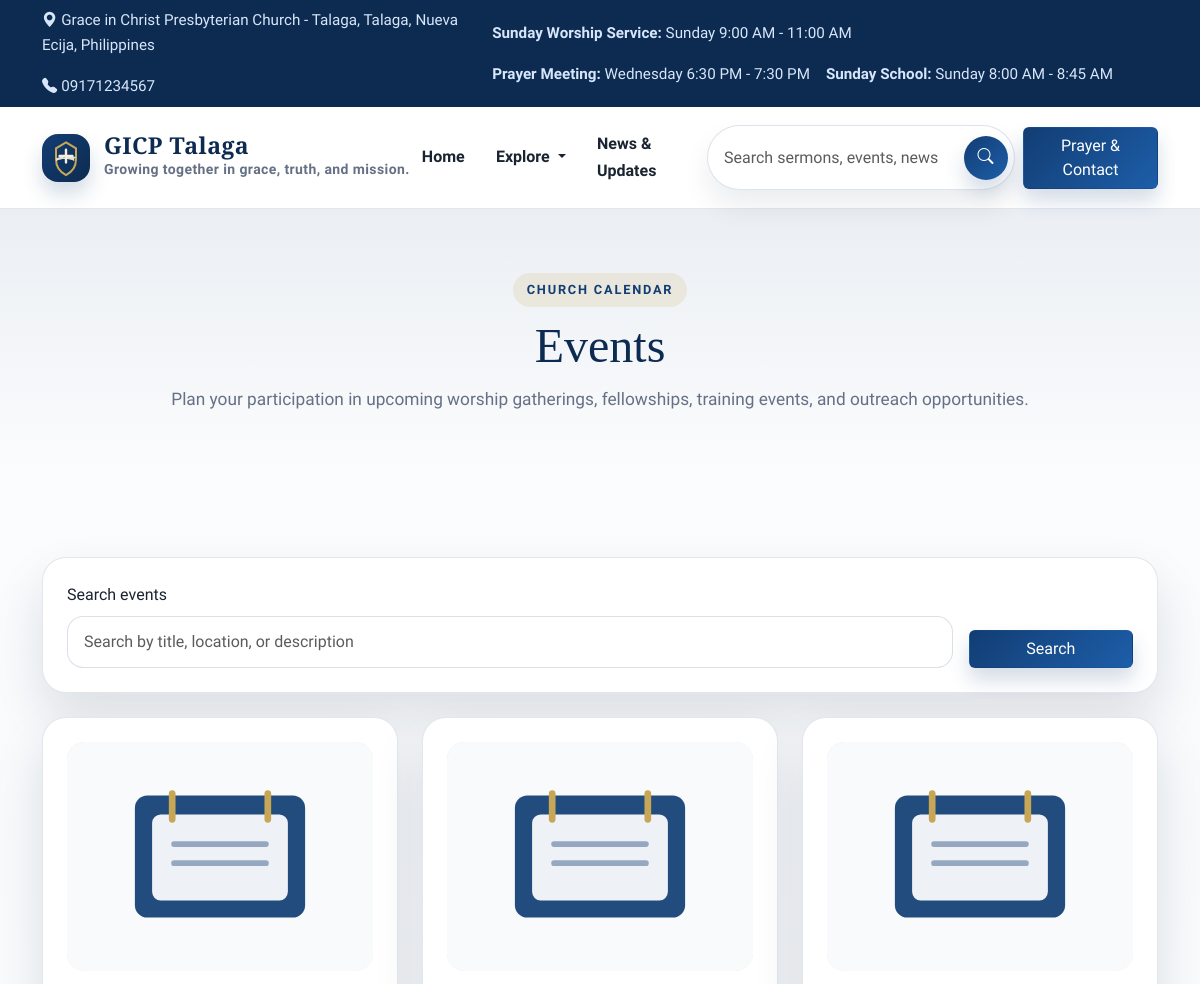
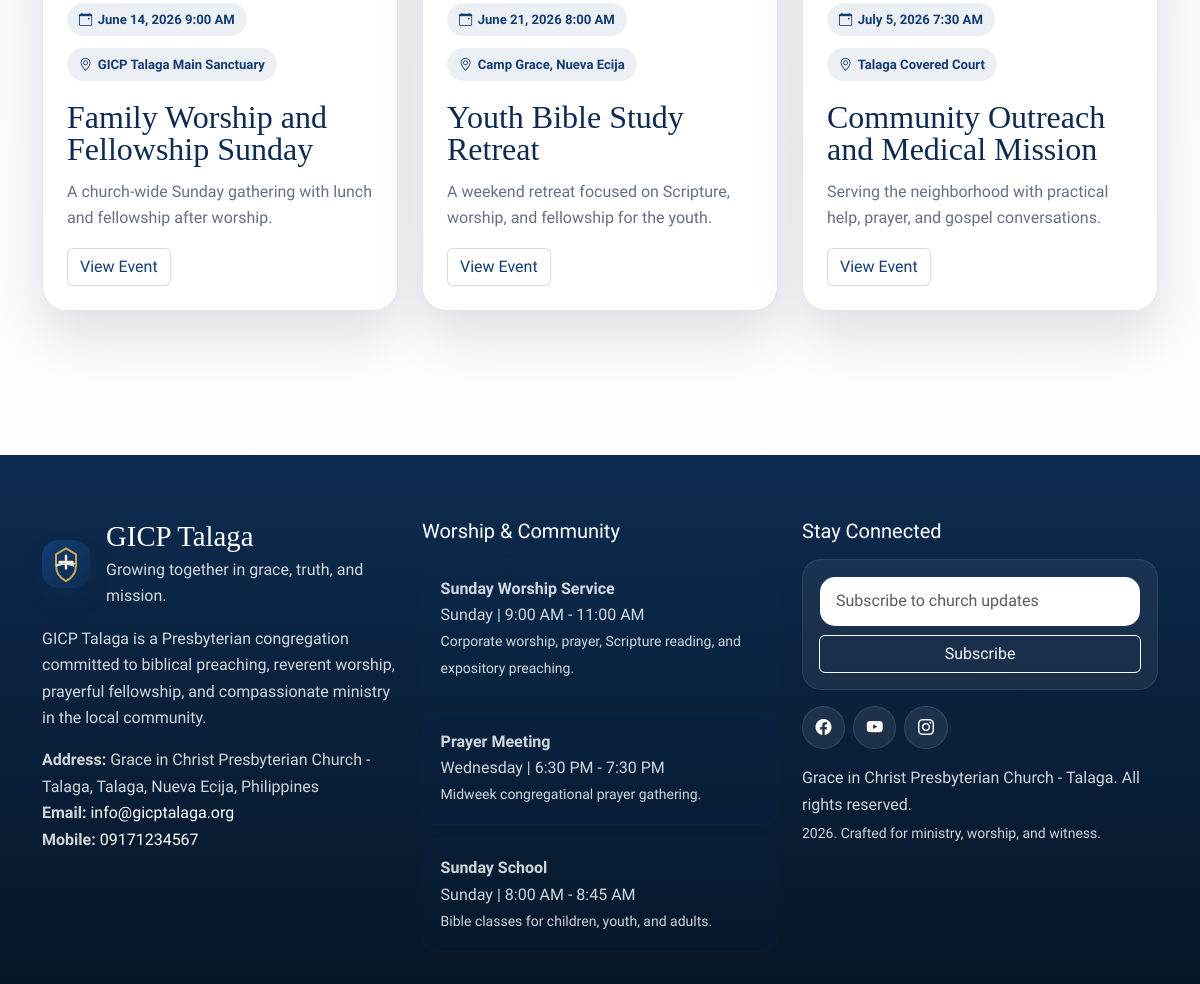
Page /index.php/site/events on the committed database (2 pictures, top to bottom).
### tables this page shows
CREATE TABLE `church_profile` (
  `id` INT UNSIGNED NOT NULL AUTO_INCREMENT,
  `church_name` VARCHAR(255) NOT NULL,
  `short_name` VARCHAR(120) NOT NULL,
  `tagline` VARCHAR(255) NULL,
  `logo` VARCHAR(255) NULL,
  `hero_image` VARCHAR(255) NULL,
  `welcome_message` LONGTEXT NULL,
  `brief_intro` LONGTEXT NULL,
  `history` LONGTEXT NULL,
  `mission` LONGTEXT NULL,
  `vision` LONGTEXT NULL,
  `core_values` LONGTEXT NULL,
  `statement_of_faith` LONGTEXT NULL,
  `address` VARCHAR(255) NULL,
  `email` VARCHAR(150) NULL,
  `mobile_number` VARCHAR(50) NULL,
  `landline` VARCHAR(50) NULL,
  `google_map_embed` LONGTEXT NULL,
  `facebook_url` VARCHAR(255) NULL,
  `youtube_url` VARCHAR(255) NULL,
  `instagram_url` VARCHAR(255) NULL,
  `prayer_cta_text` VARCHAR(255) NULL,
  `created_at` DATETIME NOT NULL,
  `updated_at` DATETIME NOT NULL,
  PRIMARY KEY (`id`)
);

CREATE TABLE `service_schedules` (
  `id` INT UNSIGNED NOT NULL AUTO_INCREMENT,
  `title` VARCHAR(150) NOT NULL,
  `day_name` VARCHAR(50) NOT NULL,
  `time_range` VARCHAR(80) NOT NULL,
  `description` VARCHAR(255) NULL,
  `display_order` INT NOT NULL DEFAULT 0,
  `is_visible` TINYINT(1) NOT NULL DEFAULT 1,
  `created_at` DATETIME NOT NULL,
  `updated_at` DATETIME NOT NULL,
  PRIMARY KEY (`id`)
);

CREATE TABLE `menu_items` (
  `id` INT UNSIGNED NOT NULL AUTO_INCREMENT,
  `label` VARCHAR(100) NOT NULL,
  `url` VARCHAR(255) NOT NULL,
  `icon` VARCHAR(80) NULL,
  `target` VARCHAR(20) NOT NULL DEFAULT '_self',
  `parent_id` INT UNSIGNED NULL,
  `sort_order` INT NOT NULL DEFAULT 0,
  `is_visible` TINYINT(1) NOT NULL DEFAULT 1,
  `created_at` DATETIME NOT NULL,
  `updated_at` DATETIME NOT NULL,
  PRIMARY KEY (`id`),
  CONSTRAINT `fk_menu_items_parent` FOREIGN KEY (`parent_id`) REFERENCES `menu_items`(`id`) ON DELETE SET NULL ON UPDATE CASCADE
);

CREATE TABLE `events` (
  `id` INT UNSIGNED NOT NULL AUTO_INCREMENT,
  `title` VARCHAR(255) NOT NULL,
  `slug` VARCHAR(200) NOT NULL,
  `summary` LONGTEXT NULL,
  `description` LONGTEXT NULL,
  `location` VARCHAR(255) NULL,
  `start_datetime` DATETIME NOT NULL,
  `end_datetime` DATETIME NULL,
  `image` VARCHAR(255) NULL,
  `registration_enabled` TINYINT(1) NOT NULL DEFAULT 0,
  `registration_limit` INT NULL,
  `is_featured` TINYINT(1) NOT NULL DEFAULT 0,
  `status` ENUM('draft', 'published', 'archived') NOT NULL DEFAULT 'published',
  `created_at` DATETIME NOT NULL,
  `updated_at` DATETIME NOT NULL,
  PRIMARY KEY (`id`),
  UNIQUE KEY `uk_events_slug` (`slug`)
);

### application/views/site/events.php (the view, shortened to what the rows shown need)
<?php
$this->load->view('site/partials/page_header', compact('title', 'lead', 'eyebrow'));
?>
<section class="section-spacing">
	<div class="container">
		<div class="row g-4">
			<?php foreach ($events as $event): ?>
				<div class="col-md-6 col-xl-4">
					<div class="content-card h-100">
						<img class="card-media" src="<?php echo media_url($event->image, 'images/placeholders/event.svg'); ?>" alt="<?php echo html_escape($event->title); ?>">
						<div class="detail-meta">
							<span class="content-badge"><i class="bi bi-calendar-event"></i><?php echo formatted_date($event->start_datetime, 'F j, Y g:i A'); ?></span>
							<span class="content-badge"><i class="bi bi-geo-alt"></i><?php echo html_escape($event->location); ?></span>
						</div>
						<h2 class="card-title"><?php echo html_escape($event->title); ?></h2>
						<p class="card-text"><?php echo excerpt($event->summary, 150); ?></p>
						<a class="btn btn-outline-church" href="<?php echo site_url('events/'.$event->slug); ?>">View Event</a>
					</div>
				</div>
			<?php endforeach; ?>
		</div>
	</div>
</section>

### application/views/site/layout/header.php (shortened to what the rows shown need)
<!doctype html>
<html lang="en">
<head>
	<link href="https://cdn.jsdelivr.net/npm/bootstrap@5.3.3/dist/css/bootstrap.min.css" rel="stylesheet">
	<link href="https://cdn.jsdelivr.net/npm/bootstrap-icons@1.11.3/font/bootstrap-icons.css" rel="stylesheet">
	<link rel="stylesheet" href="<?php echo asset_url('css/site.css'); ?>">
</head>
<body>
<div class="site-topbar py-2">
	<div class="container d-flex flex-column flex-lg-row justify-content-between gap-2 align-items-lg-center">
		<div class="d-flex flex-wrap gap-3">
			<span><i class="bi bi-geo-alt-fill me-1"></i><?php echo html_escape($church_profile->address); ?></span>
			<span><i class="bi bi-telephone-fill me-1"></i><?php echo html_escape($church_profile->mobile_number); ?></span>
		</div>
		<div class="d-flex flex-wrap gap-3 align-items-center">
			<?php foreach ($service_schedules as $schedule): ?>
				<span><strong><?php echo html_escape($schedule->title); ?>:</strong> <?php echo html_escape($schedule->day_name.' '.$schedule->time_range); ?></span>
			<?php endforeach; ?>
		</div>
	</div>
</div>
<nav class="navbar navbar-expand-xl sticky-top">
	<div class="container">
		<?php
		$dropdown_urls = array('about-us', 'pastors', 'ministries', 'sermons', 'events', 'gallery', 'contact');
		$dropdown_items = array();
		$dropdown_active = FALSE;
		foreach ($menu_items as $menu_item)
		{
			if (in_array(trim($menu_item->url, '/'), $dropdown_urls, TRUE))
			{
				$dropdown_items[] = $menu_item;
			}
		}
		?>
		<a class="navbar-brand" href="<?php echo base_url(); ?>">
			<img class="brand-mark" src="<?php echo media_url($church_profile->logo, 'images/logo.svg'); ?>" alt="<?php echo html_escape($church_profile->short_name); ?> logo">
			<span>
				<span class="brand-title d-block"><?php echo html_escape($church_profile->short_name); ?></span>
				<span class="brand-subtitle d-block"><?php echo html_escape($church_profile->tagline); ?></span>
			</span>
		</a>
		<div class="collapse navbar-collapse" id="siteNav">
			<ul class="navbar-nav ms-auto align-items-xl-center gap-xl-1 mb-3 mb-xl-0">
				<?php $dropdown_rendered = FALSE; ?>
				<?php foreach ($menu_items as $menu_item): ?>
					<?php if (in_array(trim($menu_item->url, '/'), $dropdown_urls, TRUE)): ?>
						<?php if (!$dropdown_rendered && !empty($dropdown_items)): ?>
							<li class="nav-item dropdown">
								<a class="nav-link dropdown-toggle <?php echo $dropdown_active ? 'active' : ''; ?>" href="#" id="headerExploreDropdown" role="button" data-bs-toggle="dropdown" aria-expanded="false">
									Explore
								</a>
							</li>
							<?php $dropdown_rendered = TRUE; ?>
						<?php endif; ?>
						<?php continue; ?>
					<?php endif; ?>
					<li class="nav-item">
						<a class="nav-link <?php echo is_active_menu($menu_item->url); ?>" target="<?php echo html_escape($menu_item->target); ?>" href="<?php echo base_url(ltrim($menu_item->url, '/')); ?>"><?php echo html_escape($menu_item->label); ?></a>
					</li>
				<?php endforeach; ?>
			</ul>
		</div>
	</div>
</nav>
<main id="main-content">

### application/views/site/partials/page_header.php
<section class="page-hero">
	<div class="container">
		<div class="row justify-content-center">
			<div class="col-lg-10 text-center">
				<span class="eyebrow"><?php echo isset($eyebrow) ? html_escape($eyebrow) : 'Grace in Christ Presbyterian Church'; ?></span>
				<h1 class="section-title"><?php echo html_escape($title); ?></h1>
				<?php if (!empty($lead)): ?>
					<p class="section-lead mx-auto"><?php echo html_escape($lead); ?></p>
				<?php endif; ?>
			</div>
		</div>
	</div>
</section>

### application/views/site/layout/footer.php (shortened to what the rows shown need)
</main>
<footer class="site-footer">
	<div class="container">
		<div class="row g-4 align-items-start">
			<div class="col-lg-4">
				<div class="d-flex align-items-center gap-3 mb-3">
					<img class="brand-mark" src="<?php echo media_url($church_profile->logo, 'images/logo.svg'); ?>" alt="<?php echo html_escape($church_profile->short_name); ?> logo">
					<div>
						<h2 class="footer-title mb-1"><?php echo html_escape($church_profile->short_name); ?></h2>
						<p class="mb-0"><?php echo html_escape($church_profile->tagline); ?></p>
					</div>
				</div>
				<p><?php echo html_escape($church_profile->brief_intro); ?></p>
				<p class="mb-0"><strong>Address:</strong> <?php echo html_escape($church_profile->address); ?></p>
				<p class="mb-0"><strong>Email:</strong> <a href="mailto:<?php echo html_escape($church_profile->email); ?>"><?php echo html_escape($church_profile->email); ?></a></p>
				<p><strong>Mobile:</strong> <a href="tel:<?php echo html_escape($church_profile->mobile_number); ?>"><?php echo html_escape($church_profile->mobile_number); ?></a></p>
			</div>
			<div class="col-lg-4">
				<ul class="schedule-list">
					<?php foreach ($service_schedules as $schedule): ?>
						<li>
							<strong><?php echo html_escape($schedule->title); ?></strong><br>
							<span><?php echo html_escape($schedule->day_name.' | '.$schedule->time_range); ?></span><br>
							<small><?php echo html_escape($schedule->description); ?></small>
						</li>
					<?php endforeach; ?>
				</ul>
			</div>
		</div>
	</div>
</footer>
</body>
</html>

### rows in the picture
church_profile: address "Grace in Christ Presbyterian Church - Talaga, Talaga, Nueva Ecija, Philippines", mobile_number "09171234567", logo (picture), short_name "GICP Talaga", tagline "Growing together in grace, truth, and mission.", brief_intro "GICP Talaga is a Presbyterian congregation committed to biblical preaching, reverent worship, prayerful fellowship, and compassionate ministry in the local community.", email "info@gicptalaga.org"
service_schedules: title "Sunday Worship Service", day_name+time_range "Sunday 9:00 AM - 11:00 AM", day_name+time_range "Sunday | 9:00 AM - 11:00 AM", description "Corporate worship, prayer, Scripture reading, and expository preaching."
service_schedules: title "Prayer Meeting", day_name+time_range "Wednesday 6:30 PM - 7:30 PM", day_name+time_range "Wednesday | 6:30 PM - 7:30 PM", description "Midweek congregational prayer gathering."
service_schedules: title "Sunday School", day_name+time_range "Sunday 8:00 AM - 8:45 AM", day_name+time_range "Sunday | 8:00 AM - 8:45 AM", description "Bible classes for children, youth, and adults."
menu_items: label "Home"
menu_items: label "News & Updates"
menu_items: label "Events"
events: image (picture), start_datetime "June 14, 2026 9:00 AM", location "GICP Talaga Main Sanctuary", title "Family Worship and Fellowship Sunday", summary "A church-wide Sunday gathering with lunch and fellowship after worship."
events: image (picture), start_datetime "June 21, 2026 8:00 AM", location "Camp Grace, Nueva Ecija", title "Youth Bible Study Retreat", summary "A weekend retreat focused on Scripture, worship, and fellowship for the youth."
events: image (picture), start_datetime "July 5, 2026 7:30 AM", location "Talaga Covered Court", title "Community Outreach and Medical Mission", summary "Serving the neighborhood with practical help, prayer, and gospel conversations."

### other values in the picture
$eyebrow "CHURCH CALENDAR"
$lead "Plan your participation in upcoming worship gatherings, fellowships, training events, and outreach opportunities."
